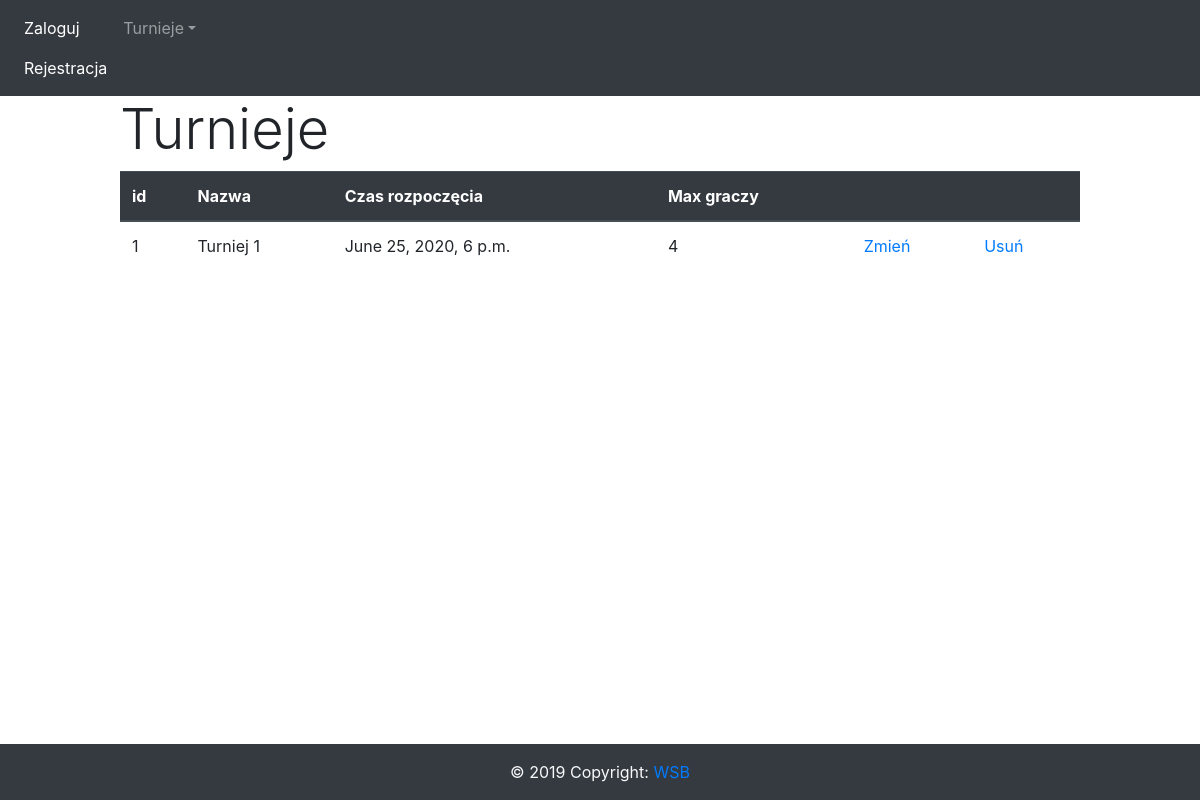
/turniej_app/lista_turniejow, run on the app's committed database.
### turniej_app/models/turnieje_model.py (models this page shows, shortened)
class Turnieje(models.Model):
    id = models.AutoField(primary_key=True)
    nazwa = models.CharField(max_length=50)
    czas_rozpoczecia = models.DateTimeField()
    max_graczy = models.IntegerField()

### turniej_app/views/turniejes_view.py (the view)
# urls.py: path('lista_turniejow', ListaTurniejowView.as_view(), name='lista_turniejow'),
class ListaTurniejowView(ListView):
    model = Turnieje

### turniej_app/templates/turniej_app/turnieje_list.html
{% extends 'turniej_app/scheleton.html' %}
{% block content %}
    <h3 class="display-4">Turnieje</h3>
    <table class="table">
        <thead class="thead-dark">
            <tr>
                <th>id</th>
                <th>Nazwa</th>
                <th>Czas rozpoczęcia</th>
                <th>Max graczy</th>
                <th></th>
                <th></th>
            </tr>
        </thead>
        <tbody>
            {% for pos in object_list %}
                <tr>
                    <td>{{pos.id}}</td>
                    <td>{{pos.nazwa}}</td>
                    <td>{{pos.czas_rozpoczecia}}</td>
                    <td>{{pos.max_graczy}}</td>
                    <td><a href="{%url 'update_turniej' pos.id%}">Zmień</a>
                    <td><a href="{%url 'delete_turniej' pos.id%}" >Usuń</a>
                </tr>
            {% endfor %}
        </tbody>
    </table>
{% endblock %}

### data on the page
Turnieje: id "1", nazwa "Turniej 1", czas_rozpoczecia "June 25, 2020, 6 p.m.", max_graczy "4"
